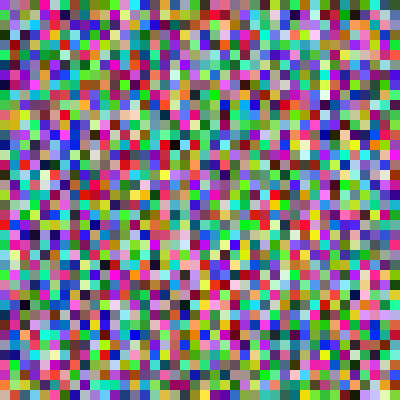
Frame 1 (no input)
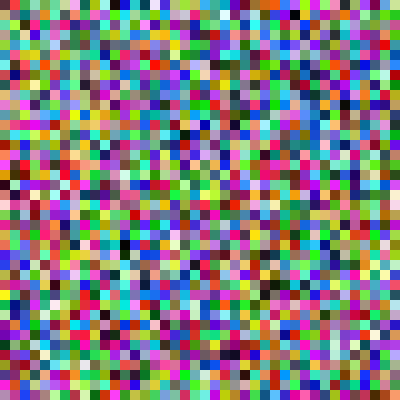
Frame 60 (the mouse pressed at the canvas centre just before this capture)
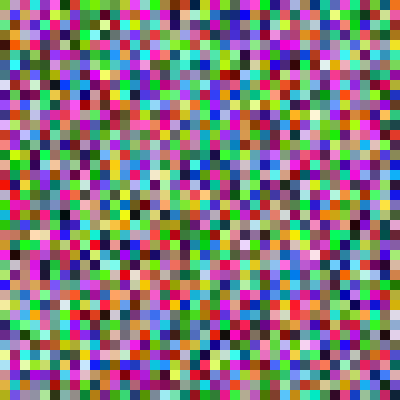
Frame 120 (the mouse held since frame 60 and released just before this capture)

The Processing sketch that drew these frames (run headless with seeded random() and noise(); from frame 60 on, the mouse is pressed at the canvas centre):

// Processing sketch: cuadrados
// ── cuadrados.pde
void setup(){
  size(400,400); 
  
}
void draw(){
  for(int xp = 0; xp < 40; xp++){
    for (int yp = 0; yp <40; yp++){
      noStroke();
      fill(random(255),random(255),random(255));
      rect(xp*10,yp*10,10,10); 
     }
  } 
  
}
